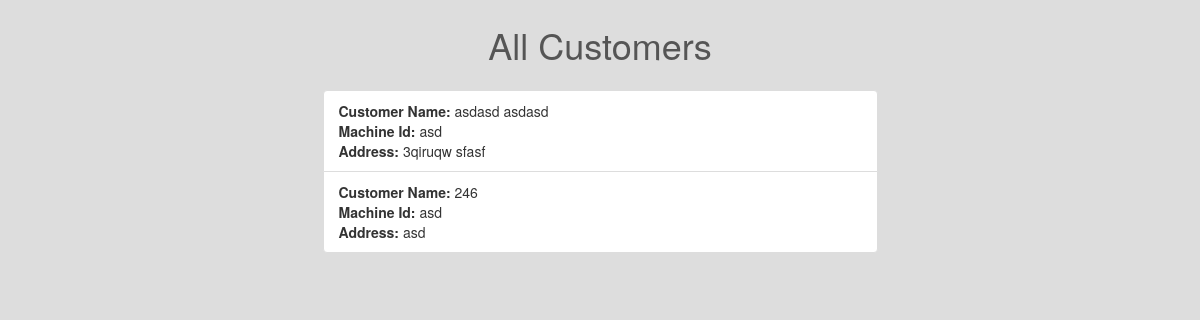
The app's page /customers/ with its own data.
### fb_chatbot/models.py (models this page shows, shortened)
class Customer(models.Model):
    first_name = models.CharField(max_length=200, blank=True, null=True)
    fbid = models.CharField(max_length=200, blank=True, null=True)
    last_name = models.CharField(max_length=200, blank=True, null=True)
    machine_id = models.CharField(max_length=200, blank=True, null=True)
    address = models.CharField(max_length=200, blank=True, null=True)
    created_at = models.DateTimeField(auto_now_add = True, auto_now = False)
    last_updated = models.DateTimeField(auto_now_add = False, auto_now = True)

### fb_chatbot/views.py (the view)
# urls.py: url(r'^customers/$', views.all_customers),
def all_customers(request):
    customers = Customer.objects.all()
    data = {}
    data['customers'] = customers
    html = 'all_customers.html'
    return render(request, html, data)

### templates/all_customers.html (shortened to what this page needs)
{% extends 'base.html' %}
{% block content %}
<h1 class="header text-center">All Customers</h1>
<div class="row">
    <div class="col-md-6 col-md-offset-3" >
        <ul class="list-group">
            {% for customer in customers %}
                <li class="list-group-item">
                    <span class="customer-title">Customer Name: </span> {{ customer.first_name|add:" "|add:customer.first_name }} <br>
                    <span class="customer-title">Machine Id:</span> {{ customer.machine_id }} <br>
                    <span class="customer-title">Address:</span> {{ customer.address }} <br>
                </li>
            {% endfor %}
        </ul>
    </div>
</div>
{% endblock %}

### templates/all_customers.html (style rules this page uses)
body { background: #ddd; }
.header { color: #555; margin: 25px 0; }
.customer-title { font-weight: bold; }

### records on screen
Customer: first_name|add "asdasd asdasd", machine_id "asd", address "3qiruqw sfasf"
Customer: first_name|add "246", machine_id "asd", address "asd"
